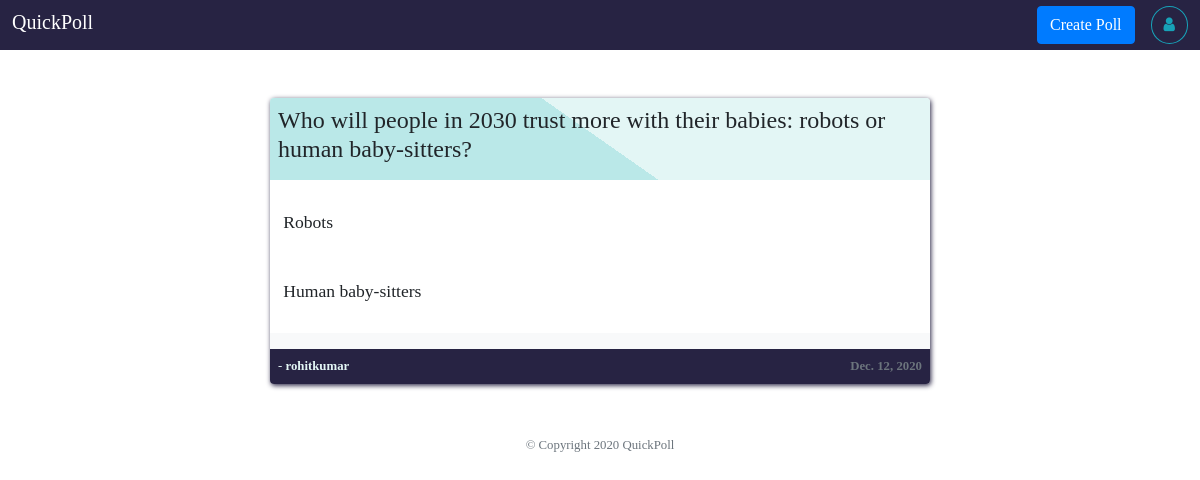
Screenshot of /profile/v/rohitkumar (signed in) with the database file from the repository.
### createPoll/models.py (models this page shows, shortened)
class Question(models.Model):
	question_text = models.TextField()
	pollBy = models.CharField(max_length=20,default="anonymous")
	pub_date = models.DateField(auto_now_add=True)
	class Meta:
		verbose_name_plural = "question"

class Choices(models.Model):
	question = models.ForeignKey(Question,on_delete=models.CASCADE)
	choice = models.CharField(max_length=200)
	votes = models.IntegerField(default=0)
	class Meta:
		verbose_name_plural = "Choices"

### userProfile/views.py (the view)
# urls.py: path('v/<str:user>',views.viewProfile,name="viewProfile"),
def viewProfile(request,user):
	try:
		sessUsername = request.session['sessUsername']
	except:
		return HttpResponseRedirect(reverse("user:user"))
	else:
		if user != sessUsername:
			context = {}
			try:
				questions = Question.objects.filter(pollBy=user).order_by("-pub_date")
			except Question.DoesNotExist:
				pass
			else:
				context['questions'] = questions
				context['viewUser'] = user
				context['selfUser'] = sessUsername
				votedQuestions = Voter.objects.filter(votedBy=sessUsername)
				votedQuestionID = []
				for votedQuestion in votedQuestions:
					votedQuestionID.append(votedQuestion.question.id)
				context['votedQuestionID'] = votedQuestionID
				if "resultBtn" in request.GET:
					request.session['sessQID'] = request.GET.get('resultBtn');
					return HttpResponseRedirect(reverse("home:result"))
				return render(request,"userProfile/view-profile.html",context)
		return HttpResponseRedirect(reverse("userProfile:userProfile"))

### userProfile/templates/userProfile/view-profile.html (shortened to what this page needs)
{%  extends 'user/base.html' %}
{% load static %}
{% block style %}
	<link rel="stylesheet" type="text/css" href="/static/user/css/style.css?{% now 'U' %}">
	<link rel="stylesheet" type="text/css" href="/static/user/css/home-style.css?{% now 'U' %}">
{% endblock style %}
{% block header %}
	<div class="jumbotron-fluid main-theme-bg smaller-padding d-flex justify-content-between">
		<h5 class="mt-1"><a href="{% url 'home:home' %}" class="white-color">QuickPoll</a></h5>
		<div class="d-flex ml-2s">
			<a href="{% url 'createPoll:createPoll' %}"><button class="btn btn-primary mr-2">Create Poll</button></a>
			<a href="{% url 'userProfile:userProfile' %}"><button class="btn btn-outline-info ml-2" style="border-radius:50%"><i class="fa fa-user"></i></button></a>
		</div>
	</div>
{% endblock header %}
{% block content %}
		{% if questions %}
			{% for question in questions %}
				<div class="container polls w-screen-auto p-0 bg-light mt-5 rounded ">
					<div class="poll-header p-2 rounded-top">
						<h4 class="question">{{ question.question_text }}</h4>
					</div>
					<div class="poll-body pt-3 {% if question.id in votedQuestionID %}pl-2 pr-2{% endif %}">
						{% if question.id not in votedQuestionID %}
							<ul>
								{% for choice in question.choices_set.all %}
									<li class="choice__li " data-id="{{ choice.id }}" question-id="{{ question.id }}" onclick="vote(this)">
										<p>{{ choice.choice }}</p>
									</li>
								{% endfor %}
							</ul>
						{% endif %}
					</div>
					<div class="poll-footer p-2 d-flex justify-content-between rounded-bottom">
						<small class="{% if question.pollBy == user %}text-light{% endif %}">{% if question.pollBy != user %}<a href="{% url 'userProfile:viewProfile' question.pollBy %}">- <b>{{ question.pollBy }}</b></a>{% else %}- <b>{{ question.pollBy }}</b>{% endif %}</small>
						<small class="text-muted"><b>{{ question.pub_date }}</b></small>
					</div>
				</div>
			{% endfor %}
		{% else %}
			<div class="container polls w-screen-auto p-0 mt-5 rounded border">
				<div class="poll-header p-2 rounded-top">
					<h4 class="question text-center">It seems there are no Polls.</h4>
				</div>
			</div>
		{% endif %}
{% endblock content %}

### user/static/user/css/style.css (style rules this page uses)
body { font-family:calibri; }
.main-theme-bg { background:#272343; }
.white-color { color:#FFFFFF; }
.smaller-padding { padding:0.5% 1%; }
@media screen and (min-width:801px) { .w-screen-auto { width:55%; } }

### user/static/user/css/home-style.css (style rules this page uses)
.polls.container { box-shadow:1px 1.4px 5px #272343; }
.poll-header { background-image:linear-gradient(35deg , #bae8e8 50% , #e3f6f5 50%); }
.poll-body { background:#fff; }
.poll-body > ul { padding:0; list-style-type:none; }
.poll-body > ul li { background:#fff; cursor:pointer; font-size:1.1rem; padding:2%; }
.poll-footer { background:#272343; }
.poll-footer a { color:#e3f6f5; }

### rows the page displays
Question: question_text "Who will people in 2030 trust more with their babies: robots or human baby-sitters?", pollBy "rohitkumar", pub_date "Dec. 12, 2020"
Choices: choice "Robots"
Choices: choice "Human baby-sitters"
